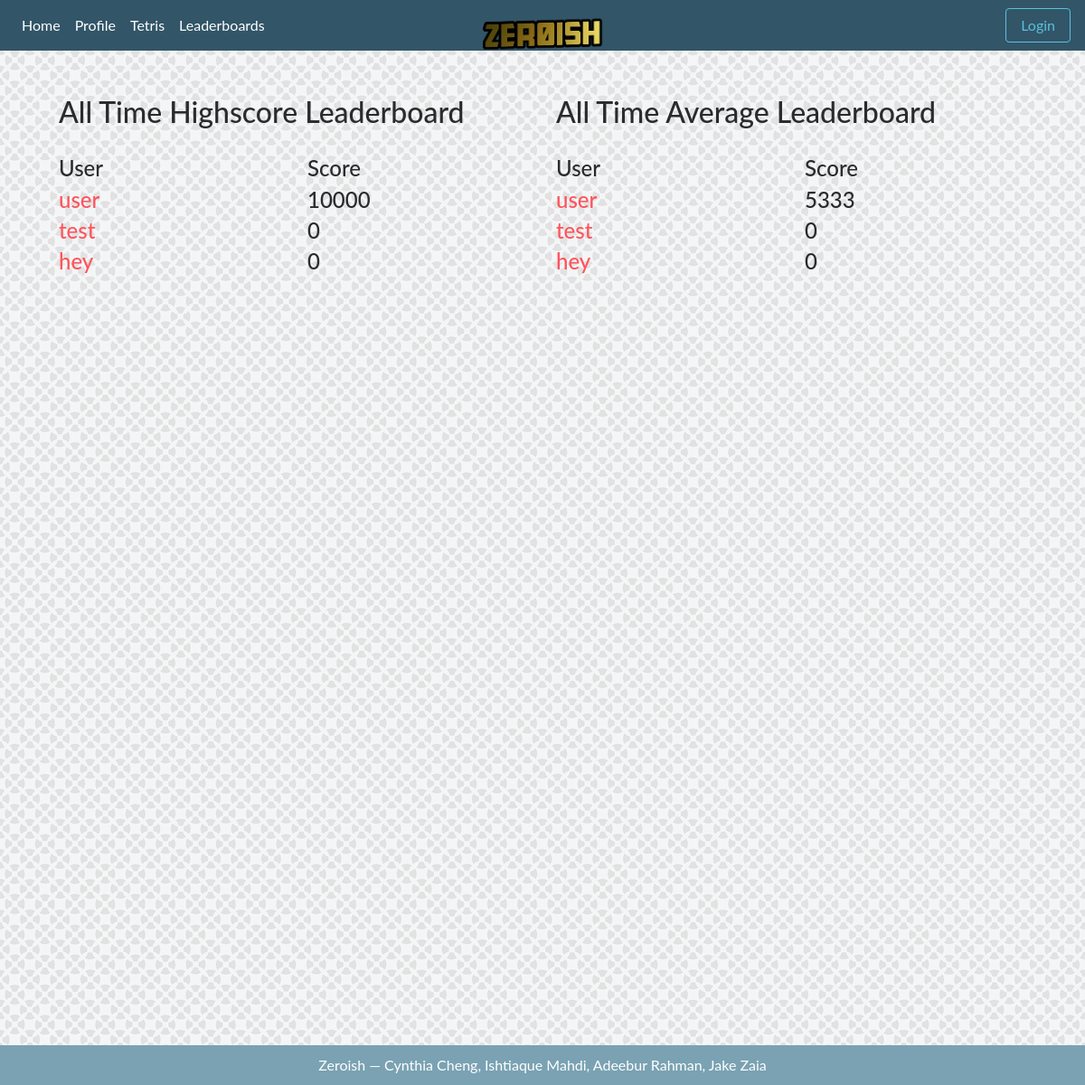
The page /leaderboard on the database as committed earlier.
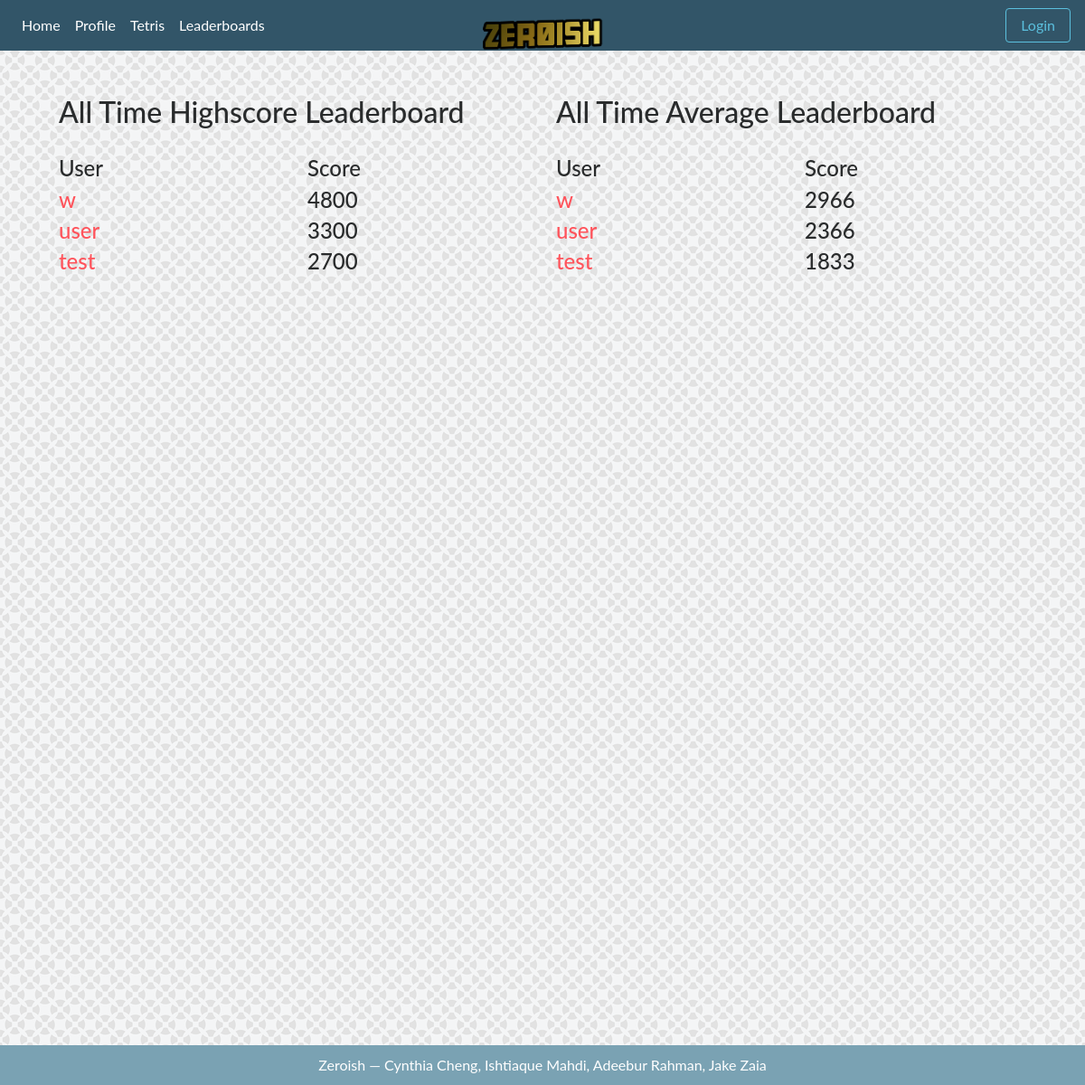
The same page on the database as committed later.
### tables this page shows
CREATE TABLE users (username TEXT PRIMARY KEY, hashed_pass TEXT, scores TEXT, average REAL, highscore NUMERIC, numplayed NUMERIC, avatar BLOB);

### app.py (the view)
@app.route("/leaderboard")
def leaderboard():
    if 'username' in session:
        logged = True
    else:
        logged = False
    return render_template("leaderboard.html", logged=logged,
                           highscores = score.get_highscores(),
                           averages = score.get_averages())

### utils/score.py (called while the page is built)
def get_highscores():
    db = sqlite3.connect(f)
    user_info = db.cursor().execute('SELECT username, highscore FROM users;').fetchall()
    dic = {}
    for data in user_info:
        dic[data[0]] = data[1]
    scores = []
    for line in sorted(dic.items(), key=lambda dic: dic[1], reverse=True):
        scores.append( [line[0], line[1]] )
    return scores

def get_averages():
    db = sqlite3.connect(f)
    user_info = db.cursor().execute('SELECT username, average FROM users;').fetchall()
    dic = {}
    for data in user_info:
        dic[data[0]] = data[1]
    scores = []
    for line in sorted(dic.items(), key=lambda dic: dic[1], reverse=True):
        scores.append( [line[0], line[1]] )
    return scores

### templates/leaderboard.html (shortened to what this page needs)
{% extends "template.html" %}
{% block content %}
<br>
<div class="container">
  <div class="row">
    <div class="col">
      <h2> All Time Highscore Leaderboard</h2>
      <br>
      <div class="row">
        <div class="col">
          <h4>User</h4>
        </div>
        <div class="col">
          <h4>Score</h4>
        </div>
      </div>
      {% for data in highscores %}
      <div class="row">
        <div class="col">
          <a href="/profile?user={{ data[0] }}"><h4>{{ data[0] }}</h4></a>
        </div>
        <div class="col">
          <h4>{{ data[1] }}</h4>
        </div>
      </div>
      {% endfor %}
    </div>
    <div class="col">
      <h2> All Time Average Leaderboard </h2>
      <br>
      <div class="row">
        <div class="col">
          <h4>User</h4>
        </div>
        <div class="col">
          <h4>Score</h4>
        </div>
      </div>
      {% for data in averages %}
      <div class="row">
        <div class="col">
          <a href="/profile?user={{ data[0] }}"><h4>{{ data[0] }}</h4></a>
        </div>
        <div class="col">
          <h4>{{ data[1]|int }}</h4>
        </div>
      </div>
      {% endfor %}
    </div>
  </div>
</div>
{% endblock %}

### templates/template.html (shortened to what this page needs)
<!DOCTYPE html>
<html lang="en">
  <head>
    <link rel="stylesheet" type="text/css" href="{{ url_for('static',filename='css/bootstrap.min.css') }}">
    <link rel="stylesheet" type="text/css" href="{{ url_for('static',filename='css/style.css') }}">
  </head>
  <body>
    <nav class="navbar fixed-top navbar-toggleable-md navbar-inverse">
      <ul class="navbar-nav mr-auto">
        <li class="nav-item navbar-center" style="top: 0px;">
          <a href="/"><img src="{{ url_for('static',filename='img/logo.png') }}" alt="logo" height="75px"></a>
        </li>
        <div class="collapse navbar-collapse" id="navbarSupportedContent">
          <li class="nav-item active">
            <a class="nav-link" href="/">Home</a>
          </li>
          <li class="nav-item active">
            <a class="nav-link" href="/profile">Profile</a>
          </li>
          <li class="nav-item active">
            <a class="nav-link" href="/playgame">Tetris</a>
          </li>
          <li class="nav-item active">
            <a class="nav-link" href="/leaderboard">Leaderboards</a>
          </li>
        </div>
      </ul>
      {% if logged %}<li class="nav-item navbar-right active">
        <a class="btn nav-link-success btn-outline-danger" href="/logout">Logout</a>
      </li>{% else %}<li class="nav-item navbar-right active">
        <a class="btn nav-link-success btn-outline-info " href="/login">Login</a>
      </li>{% endif %}
    </nav>
    <br>
    <br>
    <center>
      <div class="content">
        <br>
        {% block content %}
        {% endblock %}
      </div>
    </center>
    <div class="footer">
      Zeroish — Cynthia Cheng, Ishtiaque Mahdi, Adeebur Rahman, Jake Zaia<br>
    </div>
  </body>
</html>

### static/css/style.css (style rules this page uses)
body { padding-top: 10px; min-height: 75rem; position: absolute; height: 100%; width: 100%; background-image: url("../img/pattern.png"); background-position: center top; background-attachment: fixed; font-family: 'Lato', sans-serif; text-align: justify; }
.content { text-align: left; padding-left: 50px; padding-right: 50px; }
.footer { font-size: auto; padding-top: 10px; padding-bottom: 10px; position: fixed; left: 0; bottom: 0; width: 100%; background-color: #7aa2b3; color: white; text-align: center; }
.navbar-center { position: absolute; left: 50%; transform: translatex(-50%); }
a { color: #FF545C; }
ul { list-style-type: none; }
li { list-style-type: none; }
.navbar-inverse { background-color: #325568; border-color: #325568; }

Rows that differ between the two databases and show on the page:
removed users: username "hey", highscore "0", average "0"
added users: username "w", highscore "4800", average "2966"
changed users "user": highscore "10000" → "3300"; average "5333" → "2366"
changed users "test": highscore "0" → "2700"; average "0" → "1833"
